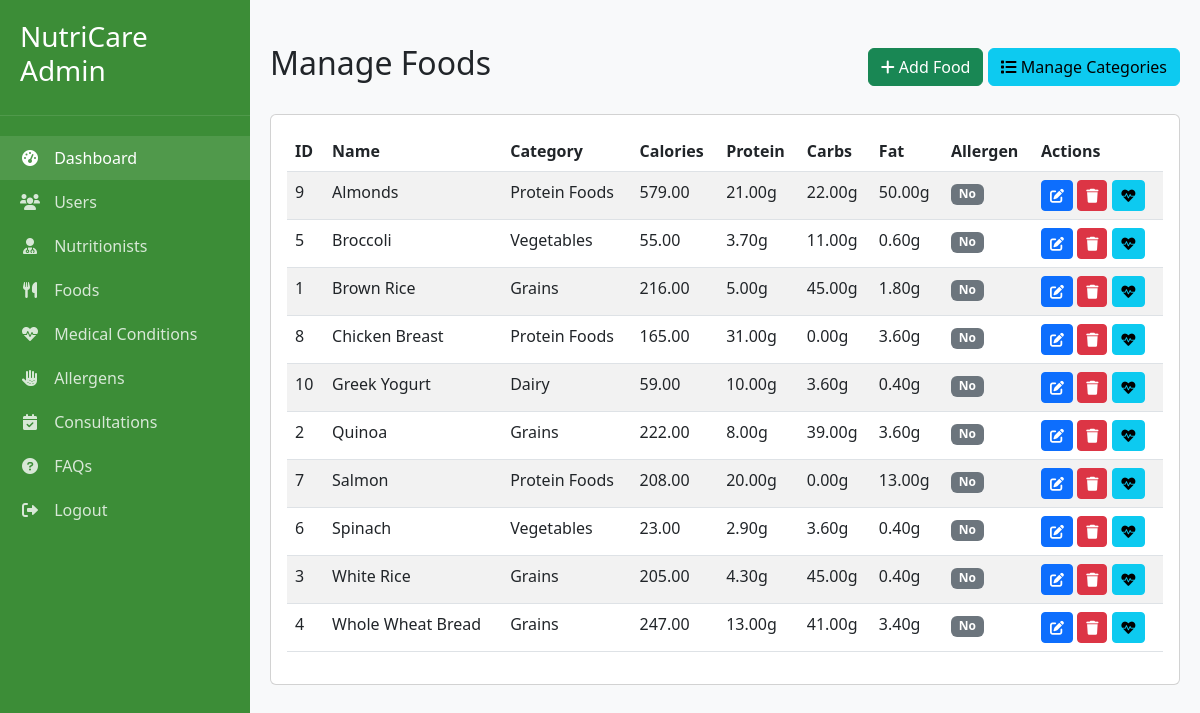
Page /admin_foods.php (signed in) on the earlier database version.
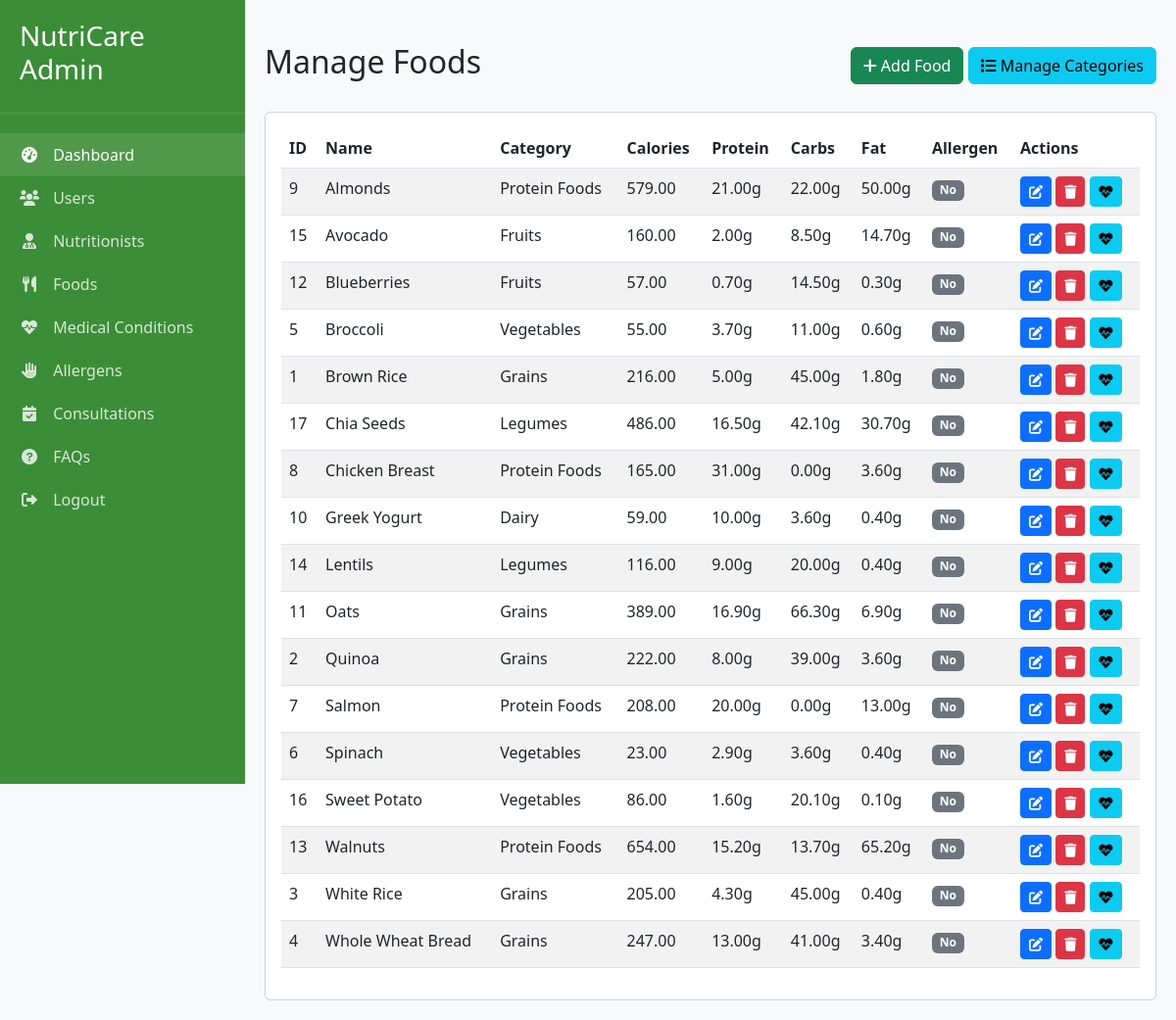
Same page on the later database version.
### tables this page shows
CREATE TABLE foods (
    food_id INT AUTO_INCREMENT PRIMARY KEY,
    name VARCHAR(100) NOT NULL,
    description TEXT,
    category_id INT,
    calories DECIMAL(6,2),
    protein DECIMAL(6,2),
    carbs DECIMAL(6,2),
    fat DECIMAL(6,2),
    fiber DECIMAL(6,2),
    sodium DECIMAL(6,2),
    sugar DECIMAL(6,2),
    glycemic_index INT,
    image_url VARCHAR(255),
    is_common_allergen BOOLEAN DEFAULT FALSE,
    created_at TIMESTAMP DEFAULT CURRENT_TIMESTAMP,
    updated_at TIMESTAMP DEFAULT CURRENT_TIMESTAMP ON UPDATE CURRENT_TIMESTAMP,
    FOREIGN KEY (category_id) REFERENCES food_categories(category_id)
);

CREATE TABLE food_categories (
    category_id INT AUTO_INCREMENT PRIMARY KEY,
    name VARCHAR(100) NOT NULL,
    description TEXT,
    image_url VARCHAR(255),
    created_at TIMESTAMP DEFAULT CURRENT_TIMESTAMP
);

### admin_foods.php (the view, shortened to what this page needs)
<?php
require_once 'config.php';
$foods = $conn->query("
    SELECT f.*, fc.name as category_name
    FROM foods f
    LEFT JOIN food_categories fc ON f.category_id = fc.category_id
    ORDER BY f.name
")->fetchAll();
?>
<!DOCTYPE html>
<html lang="en">
<head>
    <link href="https://cdn.jsdelivr.net/npm/bootstrap@5.3.0/dist/css/bootstrap.min.css" rel="stylesheet">
    <link rel="stylesheet" href="https://cdnjs.cloudflare.com/ajax/libs/font-awesome/6.0.0/css/all.min.css">
</head>
<body>
    <div class="sidebar">
        <div class="sidebar-header">
            <h3>NutriCare Admin</h3>
        </div>
        <div class="sidebar-menu">
            <a href="admin_dashboard.php" class="active"><i class="fas fa-tachometer-alt"></i> Dashboard</a>
            <a href="admin_users.php"><i class="fas fa-users"></i> Users</a>
            <a href="admin_nutritionists.php"><i class="fas fa-user-md"></i> Nutritionists</a>
            <a href="admin_foods.php"><i class="fas fa-utensils"></i> Foods</a>
            <a href="admin_conditions.php"><i class="fas fa-heartbeat"></i> Medical Conditions</a>
            <a href="admin_allergens.php"><i class="fas fa-allergies"></i> Allergens</a>
            <a href="admin_consultations.php"><i class="fas fa-calendar-check"></i> Consultations</a>
            <a href="admin_faqs.php"><i class="fas fa-question-circle"></i> FAQs</a>
            <a href="admin_logout.php"><i class="fas fa-sign-out-alt"></i> Logout</a>
        </div>
    </div>
    <nav class="navbar-admin">
        <div class="d-flex justify-content-between w-100">
            <div>
                <span class="text-muted">Welcome, Admin</span>
            </div>
        </div>
    </nav>
    <div class="main-content">
        <div class="d-flex justify-content-between align-items-center mb-4">
            <h2>Manage Foods</h2>
            <div>
                <a href="admin_food_add.php" class="btn btn-success">
                    <i class="fas fa-plus"></i> Add Food
                </a>
                <a href="admin_food_categories.php" class="btn btn-info">
                    <i class="fas fa-list"></i> Manage Categories
                </a>
            </div>
        </div>
        <div class="card">
            <div class="card-body">
                <div class="table-responsive">
                    <table class="table table-striped table-hover">
                        <thead>
                            <tr>
                                <th>ID</th>
                                <th>Name</th>
                                <th>Category</th>
                                <th>Calories</th>
                                <th>Protein</th>
                                <th>Carbs</th>
                                <th>Fat</th>
                                <th>Allergen</th>
                                <th>Actions</th>
                            </tr>
                        </thead>
                        <tbody>
                            <?php foreach ($foods as $food): ?>
                                <tr>
                                    <td><?php echo $food['food_id']; ?></td>
                                    <td><?php echo htmlspecialchars($food['name']); ?></td>
                                    <td><?php echo $food['category_name'] ?: '-'; ?></td>
                                    <td><?php echo $food['calories']; ?></td>
                                    <td><?php echo $food['protein']; ?>g</td>
                                    <td><?php echo $food['carbs']; ?>g</td>
                                    <td><?php echo $food['fat']; ?>g</td>
                                    <td>
                                        <?php if ($food['is_common_allergen']): ?>
                                            <span class="badge bg-danger">Yes</span>
                                        <?php else: ?>
                                            <span class="badge bg-secondary">No</span>
                                        <?php endif; ?>
                                    </td>
                                    <td>
                                        <a href="admin_food_edit.php?id=<?php echo $food['food_id']; ?>" class="btn btn-sm btn-primary">
                                            <i class="fas fa-edit"></i>
                                        </a>
                                        <a href="admin_foods.php?delete=<?php echo $food['food_id']; ?>" class="btn btn-sm btn-danger" onclick="return confirm('Are you sure you want to delete this food item?')">
                                            <i class="fas fa-trash"></i>
                                        </a>
                                        <a href="admin_food_recommendations.php?id=<?php echo $food['food_id']; ?>" class="btn btn-sm btn-info">
                                            <i class="fas fa-heartbeat"></i>
                                        </a>
                                    </td>
                                </tr>
                            <?php endforeach; ?>
                        </tbody>
                    </table>
                </div>
            </div>
        </div>
    </div>
</body>
</html>

### admin_foods.php (style rules this page uses)
:root { --green-light: #E3F4E1; --green: #5FB65A; --green-dark: #3C8D37; --sidebar-width: 250px; }
body { background-color: #f8f9fa; }
.sidebar { width: var(--sidebar-width); height: 100vh; position: fixed; left: 0; top: 0; background-color: var(--green-dark); color: white; padding: 20px 0; transition: all 0.3s; }
.sidebar-header { padding: 0 20px 20px; border-bottom: 1px solid rgba(255,255,255,0.1); }
.sidebar-menu { padding: 20px 0; }
.sidebar-menu a { display: block; padding: 10px 20px; color: rgba(255,255,255,0.8); text-decoration: none; transition: all 0.3s; }
.sidebar-menu a:hover, .sidebar-menu a.active { color: white; background-color: rgba(255,255,255,0.1); }
.sidebar-menu a i { margin-right: 10px; width: 20px; text-align: center; }
.main-content { margin-left: var(--sidebar-width); padding: 20px; transition: all 0.3s; }

Differences in the rows shown:
added foods: food_id "15", name "Avocado", category.name "Fruits", calories "160.00", protein "2.00", carbs "8.50", fat "14.70", is_common_allergen "No"
added foods: food_id "12", name "Blueberries", category.name "Fruits", calories "57.00", protein "0.70", carbs "14.50", fat "0.30", is_common_allergen "No"
added foods: food_id "17", name "Chia Seeds", category.name "Legumes", calories "486.00", protein "16.50", carbs "42.10", fat "30.70", is_common_allergen "No"
added foods: food_id "14", name "Lentils", category.name "Legumes", calories "116.00", protein "9.00", carbs "20.00", fat "0.40", is_common_allergen "No"
added foods: food_id "11", name "Oats", category.name "Grains", calories "389.00", protein "16.90", carbs "66.30", fat "6.90", is_common_allergen "No"
added foods: food_id "16", name "Sweet Potato", category.name "Vegetables", calories "86.00", protein "1.60", carbs "20.10", fat "0.10", is_common_allergen "No"
added foods: food_id "13", name "Walnuts", category.name "Protein Foods", calories "654.00", protein "15.20", carbs "13.70", fat "65.20", is_common_allergen "No"
